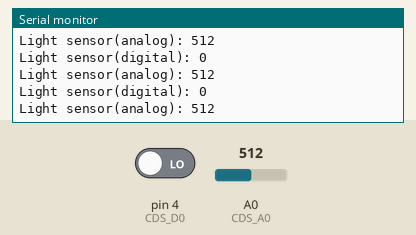
Recording of a sketch running on a simulated Arduino Uno, built with avr-gcc and run on an emulated ATmega328P. Shown: the last lines printed to the serial monitor. The test bench sets the inputs (shaded band); at power-on: A0 (CDS_A0) = 512, pin 4 (CDS_D0) LOW.

Above: at 1.2 s.
1.3 s: A0 (CDS_A0) set to 716
At 2.22 s:
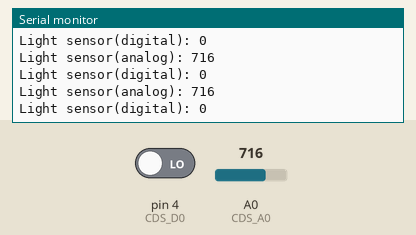
2.8 s: pin 4 (CDS_D0) driven HIGH
At 3.53 s:
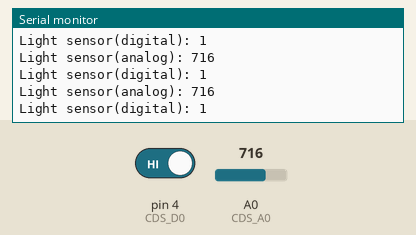
4.3 s: A0 (CDS_A0) set to 900
At 4.34 s:
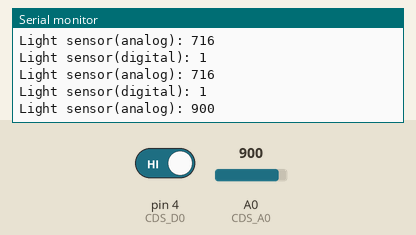
Timing chart, 0 to 7.3 s (numbered marks = the images above; inputs shaded):
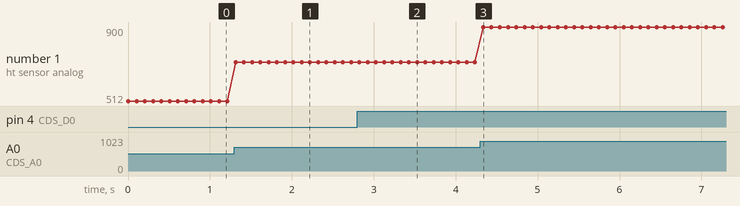

Measured:
- after the input at 1.3 s, the serial monitor: prints a new line at once (image 1)
- after the input at 2.8 s, the serial monitor: prints a new line at once (image 2)
- after the input at 4.3 s, the serial monitor: prints a new line at once (image 3)
- plotted number 1: 512 → 716 after the input at 1.3 s, 716 → 900 after the input at 4.3 s

The sketch:

read_light_sensor.ino
```cpp
#define CDS_A0      A0
#define CDS_D0      4

void setup(){
    Serial.begin(115200);
    Serial.println("JD Edu Smart Farm Start ... ");

    pinMode(CDS_A0, INPUT);
    pinMode(CDS_D0, INPUT);
}

void loop(){
    int cds_a0 = analogRead(CDS_A0);
    int cds_d0 = digitalRead(CDS_D0);

    Serial.print("Light sensor(digital): ");
    Serial.println(cds_d0);
    Serial.print("Light sensor(analog): ");
    Serial.println(cds_a0);

    delay(100);

}
```
